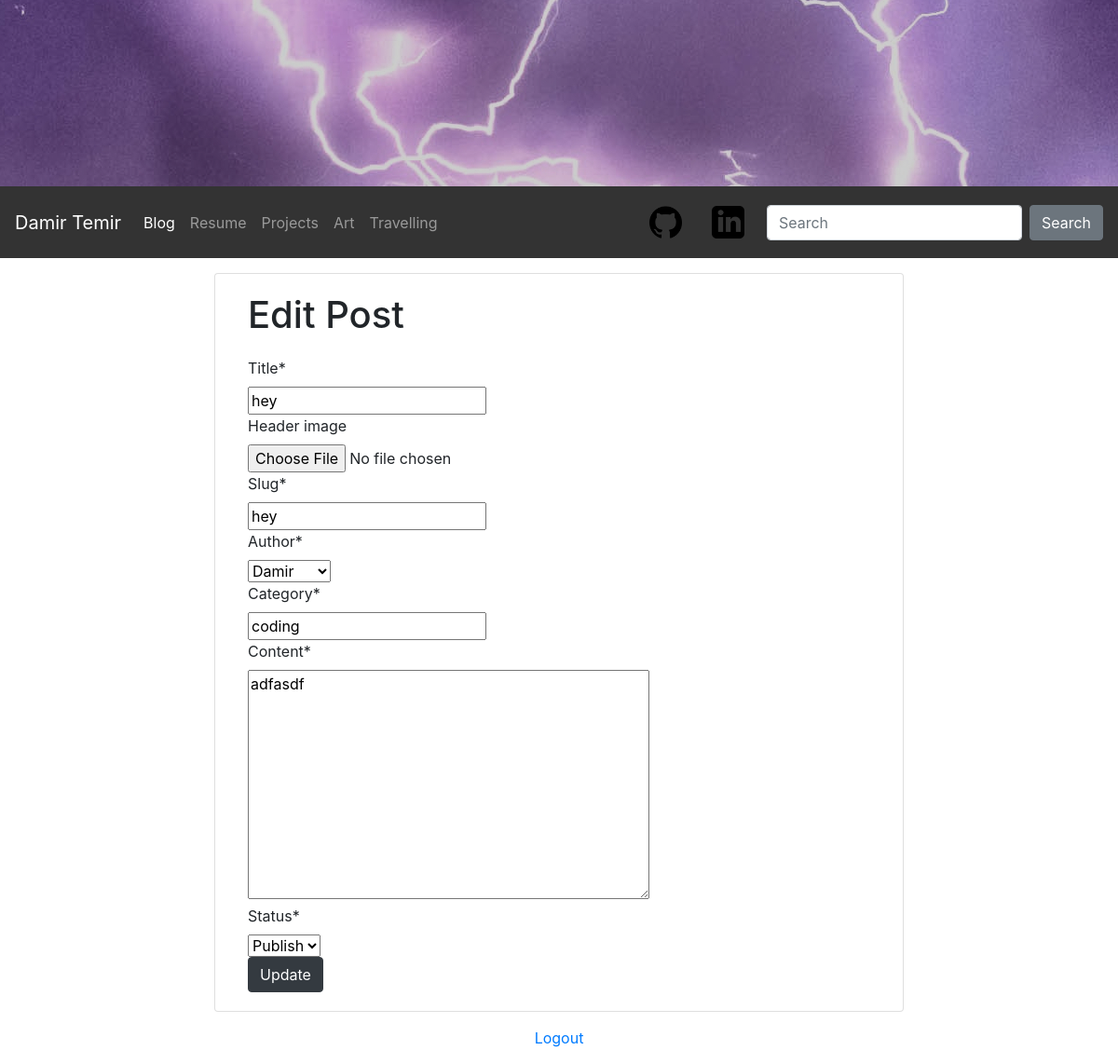
The app's page /blog/hey/edit (signed in) with its own data.
### blog/models.py (models this page shows, shortened)
class Post(models.Model):
    title = models.CharField(max_length=100, unique=True)
    header_image = models.ImageField(null=True, blank=True, upload_to='images/')
    slug = models.SlugField(max_length=100, unique=True)
    author = models.ForeignKey(User, on_delete=models.CASCADE, related_name='blog_posts')
    updated_on = models.DateTimeField(auto_now=True)
    content = models.TextField()
    created_on = models.DateTimeField(auto_now_add=True)
    status = models.IntegerField(choices=STATUS, default=0)
    category = models.CharField(max_length=255, default='Coding')
    class Meta:
        ordering = ['-created_on']

### blog/views.py (the view)
# urls.py: path('<slug:slug>/edit', views.EditPostView.as_view(), name='edit_post'),
class EditPostView(UpdateView):
    model = Post
    template_name = 'blog/edit_post.html'
    form_class = EditForm

### blog/forms.py
class EditForm(forms.ModelForm):
    class Meta:
        model = Post
        fields = ('title', 'header_image', 'slug', 'author', 'category', 'content', 'status')

### blog/templates/blog/edit_post.html (shortened to what this page needs)
{% extends 'blog/nav.html' %}
{% load crispy_forms_tags %}
{% load static %}
{% block content %}
    <body>
        <div class="container align-items-center">
        <div class="col-md-8 card mx-auto mt-3 ">
          <div class="card-body">
              {% if user.is_authenticated %}
                <h1>Edit Post</h1>
                <form method="POST" style="margin-top: 1.3em;">
                {{ form|crispy}}
                <button type="submit" class="btn btn-dark">Update</button>
                </form>
              {% else %}
                <h3>You are not logged in</h3>
                <p>Please log in</p>
              {% endif %}
          </div>
        </div>
        </div>
    </body>
{% endblock content %}

### records on screen
Post: title "hey", slug "hey", author "Damir", category "coding", content "adfasdf", status "Publish"
